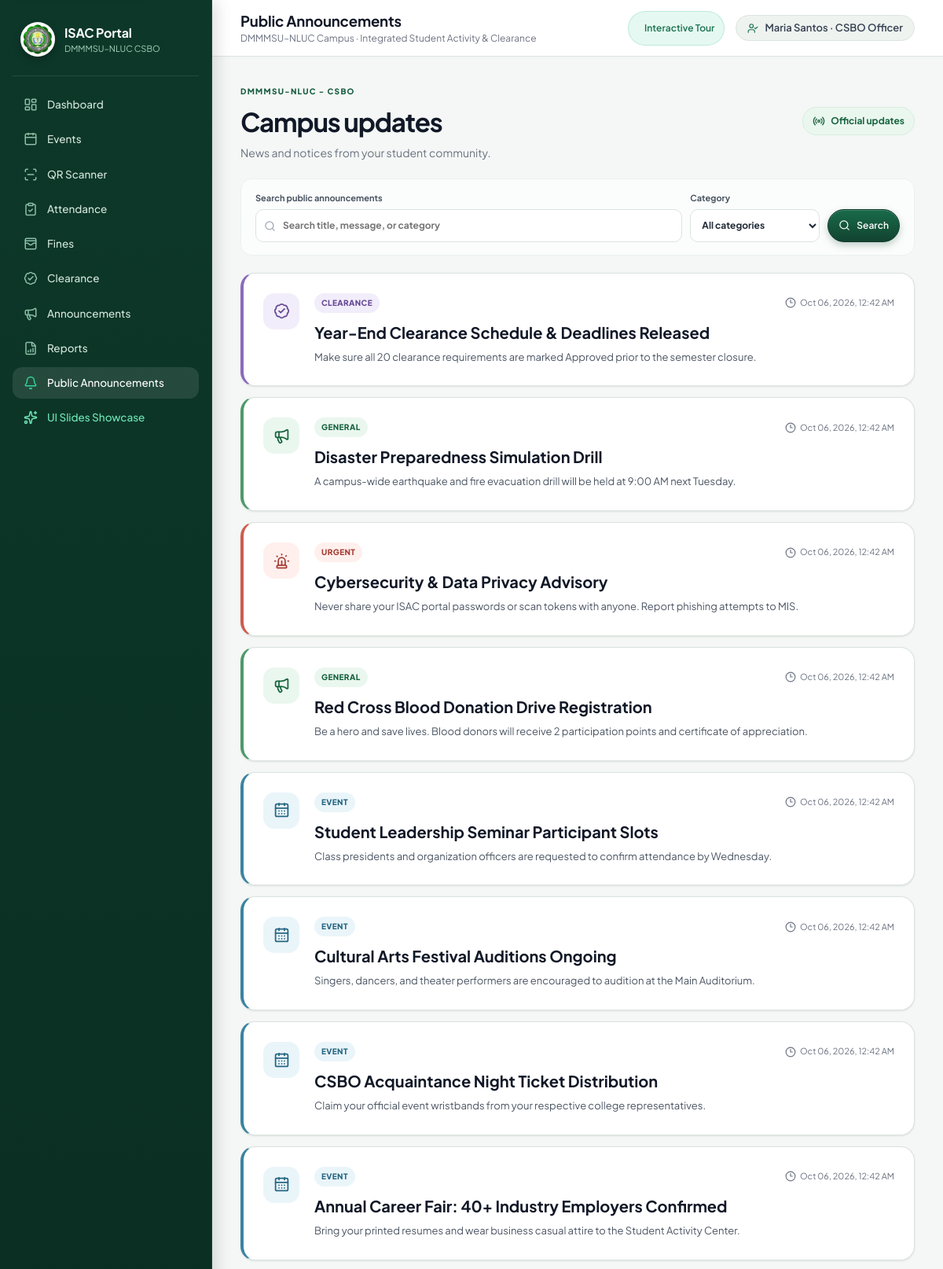
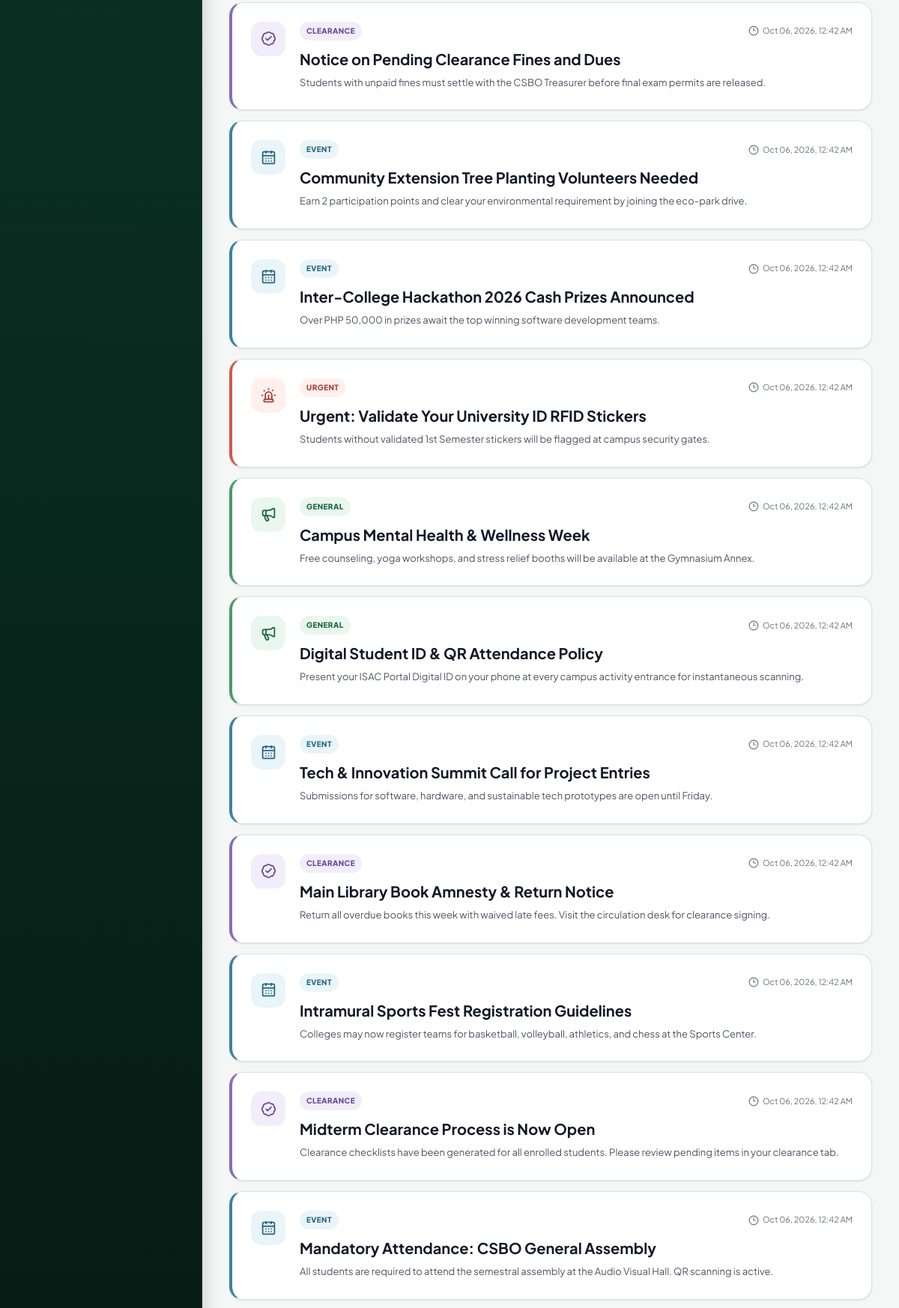
/announcements/ (signed in, upper part), run on the app's committed database (2 pictures, top to bottom).
### portal/models.py (models this page shows, shortened)
class Profile(models.Model):
    ROLE_CHOICES = [("student","Student"),("officer","CSBO Officer"),("admin","Administrator")]
    user = models.OneToOneField(User, on_delete=models.CASCADE, related_name="profile")
    role = models.CharField(max_length=20, choices=ROLE_CHOICES, default="student")
    requested_role = models.CharField(max_length=20, choices=ROLE_CHOICES, blank=True, default="")
    student_no = models.CharField(max_length=30, unique=True, null=True, blank=True)
    first_name = models.CharField(max_length=80, blank=True)
    middle_name = models.CharField(max_length=80, blank=True)
    last_name = models.CharField(max_length=80, blank=True)
    college = models.ForeignKey(College, on_delete=models.SET_NULL, null=True, blank=True)
    program = models.ForeignKey(Program, on_delete=models.SET_NULL, null=True, blank=True)
    year_level = models.PositiveSmallIntegerField(default=1)
    photo = models.ImageField(upload_to="students/", blank=True, null=True)
    qr_token = models.UUIDField(default=uuid.uuid4, unique=True, editable=False)
    position = models.CharField(max_length=100, blank=True)

class Announcement(models.Model):
    CATEGORY = [("general","General"),("event","Event"),("clearance","Clearance"),("urgent","Urgent")]
    title = models.CharField(max_length=180)
    body = models.TextField()
    category = models.CharField(max_length=20, choices=CATEGORY, default="general")
    published_by = models.ForeignKey(User, on_delete=models.PROTECT)
    published_at = models.DateTimeField(auto_now_add=True)
    status = models.BooleanField(default=True)

### portal/views.py (the view)
# urls.py: path("announcements/", views.announcements, name="announcements"),
@login_required
def announcements(request):
    items = Announcement.objects.filter(status=True)
    query = request.GET.get("q", "").strip()
    category = request.GET.get("category", "").strip()
    for term in query.split():
        items = items.filter(Q(title__icontains=term) | Q(body__icontains=term) | Q(category__icontains=term))
    if category in dict(Announcement.CATEGORY):
        items = items.filter(category=category)
    else:
        category = ""
    return render(request,"portal/announcements.html",{
        "items": items.order_by("-published_at"), "q": query, "category": category,
        "categories": Announcement.CATEGORY,
    })

### templates/portal/announcements.html (shortened to what this page needs)
{% extends "base.html" %}
{% block page_title %}Public Announcements{% endblock %}
{% block content %}
<section class="module-page public-news-page">
  <div class="module-heading"><div><span class="module-eyebrow">DMMMSU-NLUC - CSBO</span><h2>Campus updates</h2><p>News and notices from your student community.</p></div><span class="module-heading-chip"><i data-lucide="radio" aria-hidden="true"></i> Official updates</span></div>
  <form method="get" class="module-filter-bar announcement-filter-bar public-announcement-filter-bar">
    <label class="module-search"><span>Search public announcements</span><i data-lucide="search" aria-hidden="true"></i><input type="search" name="q" value="{{ q }}" placeholder="Search title, message, or category"></label>
    <label><span>Category</span><select name="category"><option value="">All categories</option></select></label>
    <button class="btn primary" type="submit"><i data-lucide="search" aria-hidden="true"></i>Search</button>
  </form>
  <div class="public-news-feed">
    {% for a in items %}
    <article class="public-news-card {{ a.category }}">
      <div class="public-news-icon {{ a.category }}"><i data-lucide="{% if a.category == 'urgent' %}siren{% elif a.category == 'event' %}calendar-days{% elif a.category == 'clearance' %}badge-check{% else %}megaphone{% endif %}" aria-hidden="true"></i></div>
      <div class="public-news-content"><div class="public-news-meta"><span class="announcement-category {{ a.category }}">{{ a.category|title }}</span><time datetime="{{ a.published_at|date:'c' }}"><i data-lucide="clock-3" aria-hidden="true"></i>{{ a.published_at|date:"M d, Y, g:i A" }}</time></div><h3>{{ a.title }}</h3><p>{{ a.body|truncatechars:320 }}</p></div>
    </article>
    {% endfor %}
  </div>
</section>
{% endblock %}

### templates/base.html (shortened to what this page needs)
{% load static %}
<!doctype html>
<html lang="en" data-theme="light">
<head>
  <link rel="stylesheet" href="{% static 'css/app.css' %}?v=20261007-17">
</head>
<body>
  <div class="app-shell">
    <aside class="sidebar" id="sidebar" aria-label="Main navigation">
      <div class="brand">
        <img src="{% static 'img/csbo-logo.png' %}" alt="CSBO logo">
        <div>
          <b>ISAC Portal</b>
          <small>DMMMSU–NLUC CSBO</small>
        </div>
      </div>
      <nav>
        <a href="{% url 'dashboard' %}" class="{% if request.resolver_match.url_name == 'dashboard' or request.resolver_match.url_name == 'student_dashboard' or request.resolver_match.url_name == 'officer_dashboard' %}active{% endif %}">
          <i data-lucide="layout-dashboard"></i>Dashboard
        </a>
        {% if user.profile.role == 'student' %}
          <a href="{% url 'digital_id' %}" class="{% if request.resolver_match.url_name == 'digital_id' %}active{% endif %}">
            <i data-lucide="id-card"></i>Digital ID
          </a>
          <a href="{% url 'event_calendar' %}" class="{% if request.resolver_match.url_name == 'event_calendar' %}active{% endif %}">
            <i data-lucide="calendar-days"></i>Event Calendar
          </a>
          <a href="{% url 'my_activities' %}" class="{% if request.resolver_match.url_name == 'my_activities' %}active{% endif %}">
            <i data-lucide="activity"></i>My Activities
          </a>
          <a href="{% url 'clearance' %}" class="{% if request.resolver_match.url_name == 'clearance' %}active{% endif %}">
            <i data-lucide="badge-check"></i>Clearance
          </a>
        {% else %}
          <a href="{% url 'events_manage' %}" class="{% if 'event' in request.resolver_match.url_name %}active{% endif %}">
            <i data-lucide="calendar"></i>Events
          </a>
          <a href="{% url 'scanner' %}" class="{% if request.resolver_match.url_name == 'scanner' %}active{% endif %}">
            <i data-lucide="scan-line"></i>QR Scanner
          </a>
          <a href="{% url 'attendance_records' %}" class="{% if request.resolver_match.url_name == 'attendance_records' %}active{% endif %}">
            <i data-lucide="clipboard-check"></i>Attendance
          </a>
          <a href="{% url 'fines' %}" class="{% if 'fine' in request.resolver_match.url_name %}active{% endif %}">
            <i data-lucide="wallet-cards"></i>Fines
          </a>
          <a href="{% url 'clearance_manage' %}" class="{% if 'clearance' in request.resolver_match.url_name %}active{% endif %}">
            <i data-lucide="badge-check"></i>Clearance
          </a>
          <a href="{% url 'announcement_manage' %}" class="{% if 'announcement_manage' in request.resolver_match.url_name %}active{% endif %}">
            <i data-lucide="megaphone"></i>Announcements
          </a>
          <a href="{% url 'reports' %}" class="{% if 'report' in request.resolver_match.url_name %}active{% endif %}">
            <i data-lucide="file-bar-chart"></i>Reports
          </a>
        {% endif %}
        <a href="{% url 'announcements' %}" class="{% if request.resolver_match.url_name == 'announcements' %}active{% endif %}">
          <i data-lucide="bell"></i>Public Announcements
        </a>
        <a href="{% url 'showcase' %}" class="{% if request.resolver_match.url_name == 'showcase' %}active{% endif %}" style="color: #6ee7b7;">
          <i data-lucide="sparkles" style="color: #6ee7b7;"></i>UI Slides Showcase
        </a>
      </nav>
    </aside>
    <main class="main" id="main-content" tabindex="-1">
      <header class="topbar">
        <div class="topbar-left">
          <div>
            <h1>{% block page_title %}Dashboard{% endblock %}</h1>
            <span class="crumb">DMMMSU–NLUC Campus · Integrated Student Activity & Clearance</span>
          </div>
        </div>
        <div class="top-actions">
          <a href="{% url 'showcase' %}" class="btn" style="background: rgba(16, 185, 129, 0.1); color: var(--emerald-600); border: 1px solid rgba(16, 185, 129, 0.2); padding: 6px 12px; font-size: 12px; border-radius: 999px;">
             Interactive Tour
          </a>
          <span class="user-chip">
            <i data-lucide="user-check" style="width:14px; height:14px; color:var(--emerald-600);"></i>
            {{ user.get_full_name|default:user.username }} · {{ user.profile.get_role_display|default:"Student" }}
          </span>
        </div>
      </header>
      <div class="content">
        {% block content %}{% endblock %}
      </div>
    </main>
  </div>
</body>
</html>

### data on the page
Announcement: category "CLEARANCE", published_at "Oct 06, 2026, 12:42 AM", title "Year-End Clearance Schedule & Deadlines Released", body "Make sure all 20 clearance requirements are marked Approved prior to the semester closure."
Announcement: category "GENERAL", published_at "Oct 06, 2026, 12:42 AM", title "Disaster Preparedness Simulation Drill", body "A campus-wide earthquake and fire evacuation drill will be held at 9:00 AM next Tuesday."
Announcement: category "URGENT", published_at "Oct 06, 2026, 12:42 AM", title "Cybersecurity & Data Privacy Advisory", body "Never share your ISAC portal passwords or scan tokens with anyone. Report phishing attempts to MIS."
Announcement: category "GENERAL", published_at "Oct 06, 2026, 12:42 AM", title "Red Cross Blood Donation Drive Registration", body "Be a hero and save lives. Blood donors will receive 2 participation points and certificate of appreciation."
Announcement: category "EVENT", published_at "Oct 06, 2026, 12:42 AM", title "Student Leadership Seminar Participant Slots", body "Class presidents and organization officers are requested to confirm attendance by Wednesday."
Announcement: category "EVENT", published_at "Oct 06, 2026, 12:42 AM", title "Cultural Arts Festival Auditions Ongoing", body "Singers, dancers, and theater performers are encouraged to audition at the Main Auditorium."
Announcement: category "EVENT", published_at "Oct 06, 2026, 12:42 AM", title "CSBO Acquaintance Night Ticket Distribution", body "Claim your official event wristbands from your respective college representatives."
Announcement: category "EVENT", published_at "Oct 06, 2026, 12:42 AM", title "Annual Career Fair: 40+ Industry Employers Confirmed", body "Bring your printed resumes and wear business casual attire to the Student Activity Center."
Announcement: category "CLEARANCE", published_at "Oct 06, 2026, 12:42 AM", title "Notice on Pending Clearance Fines and Dues", body "Students with unpaid fines must settle with the CSBO Treasurer before final exam permits are released."
Announcement: category "EVENT", published_at "Oct 06, 2026, 12:42 AM", title "Community Extension Tree Planting Volunteers Needed", body "Earn 2 participation points and clear your environmental requirement by joining the eco-park drive."
Announcement: category "EVENT", published_at "Oct 06, 2026, 12:42 AM", title "Inter-College Hackathon 2026 Cash Prizes Announced", body "Over PHP 50,000 in prizes await the top winning software development teams."
Announcement: category "URGENT", published_at "Oct 06, 2026, 12:42 AM", title "Urgent: Validate Your University ID RFID Stickers", body "Students without validated 1st Semester stickers will be flagged at campus security gates."
Announcement: category "GENERAL", published_at "Oct 06, 2026, 12:42 AM", title "Campus Mental Health & Wellness Week", body "Free counseling, yoga workshops, and stress relief booths will be available at the Gymnasium Annex."
Announcement: category "GENERAL", published_at "Oct 06, 2026, 12:42 AM", title "Digital Student ID & QR Attendance Policy", body "Present your ISAC Portal Digital ID on your phone at every campus activity entrance for instantaneous scanning."
Announcement: category "EVENT", published_at "Oct 06, 2026, 12:42 AM", title "Tech & Innovation Summit Call for Project Entries", body "Submissions for software, hardware, and sustainable tech prototypes are open until Friday."
Announcement: category "CLEARANCE", published_at "Oct 06, 2026, 12:42 AM", title "Main Library Book Amnesty & Return Notice", body "Return all overdue books this week with waived late fees. Visit the circulation desk for clearance signing."
Announcement: category "EVENT", published_at "Oct 06, 2026, 12:42 AM", title "Intramural Sports Fest Registration Guidelines", body "Colleges may now register teams for basketball, volleyball, athletics, and chess at the Sports Center."
Announcement: category "CLEARANCE", published_at "Oct 06, 2026, 12:42 AM", title "Midterm Clearance Process is Now Open", body "Clearance checklists have been generated for all enrolled students. Please review pending items in your clearance tab."
Announcement: category "EVENT", published_at "Oct 06, 2026, 12:42 AM", title "Mandatory Attendance: CSBO General Assembly", body "All students are required to attend the semestral assembly at the Audio Visual Hall. QR scanning is active."

### other printed values
{{ user.get_full_name|default:user.username }} "Maria Santos"
{{ user.profile.get_role_display|default:"Student" }} "CSBO Officer"
